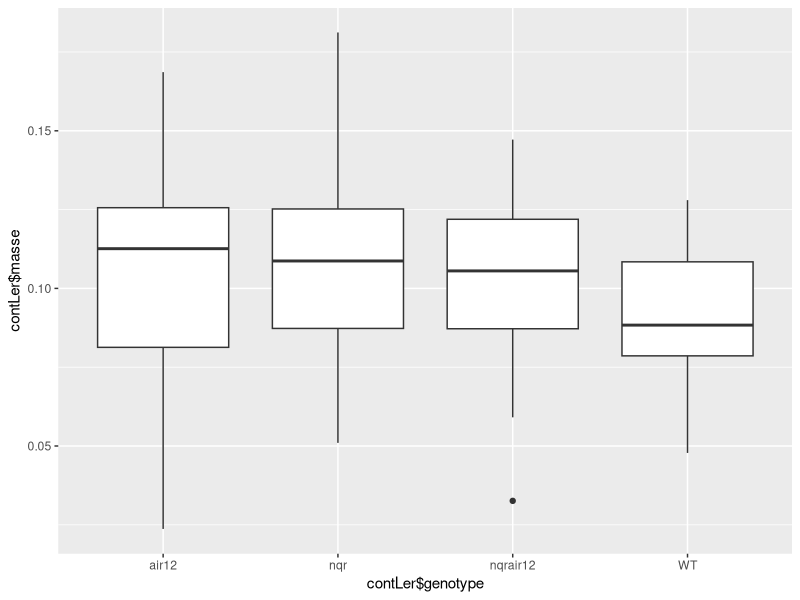
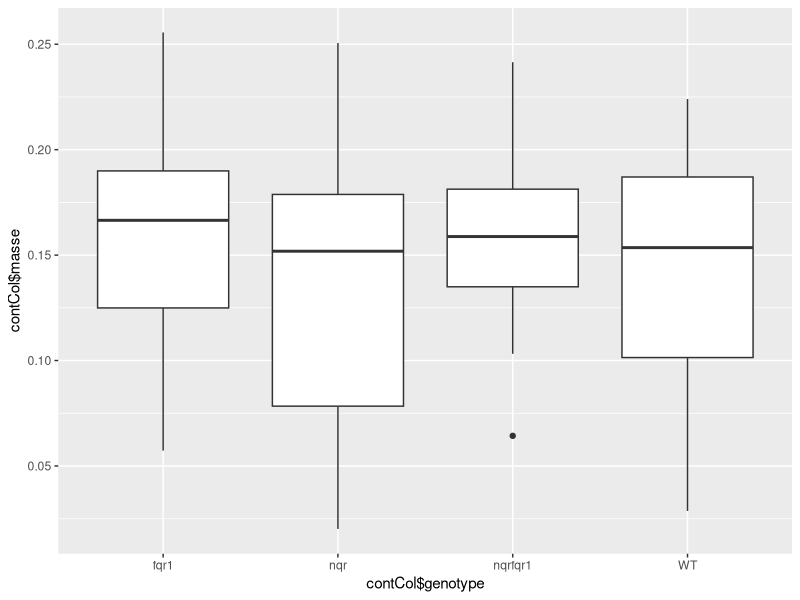
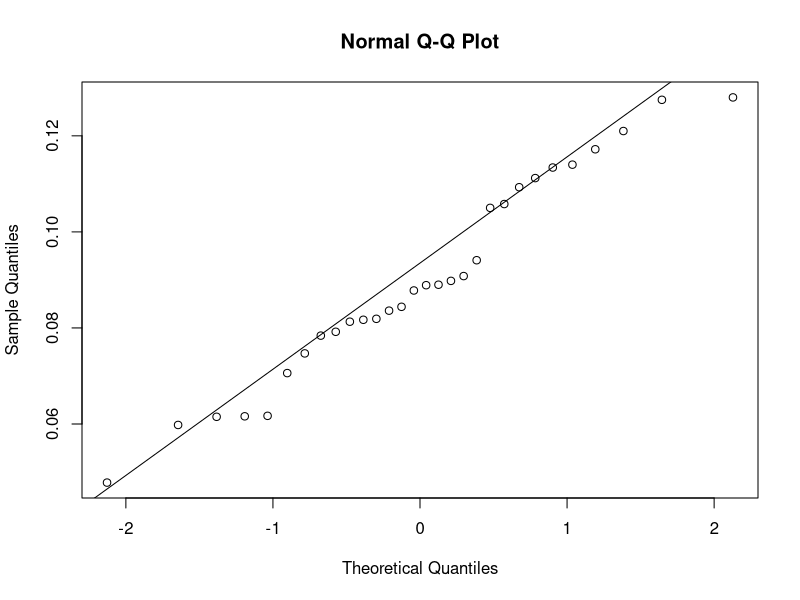
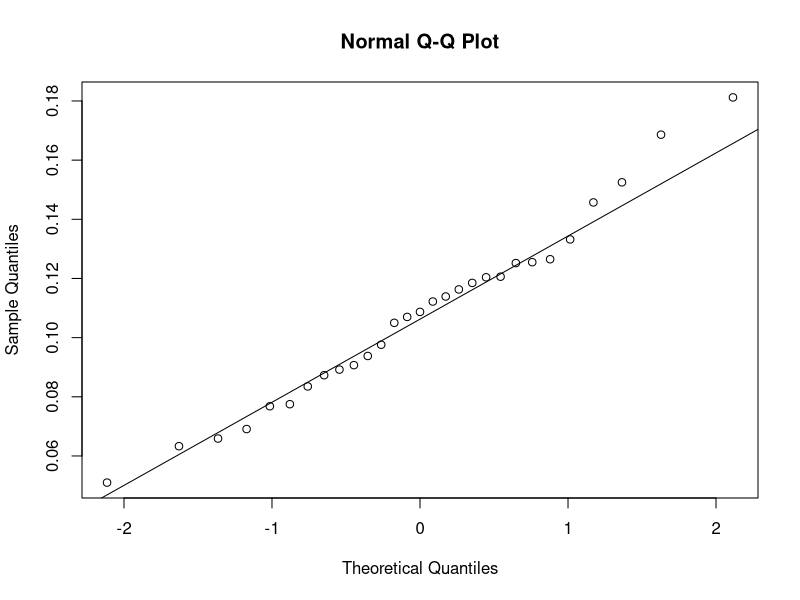
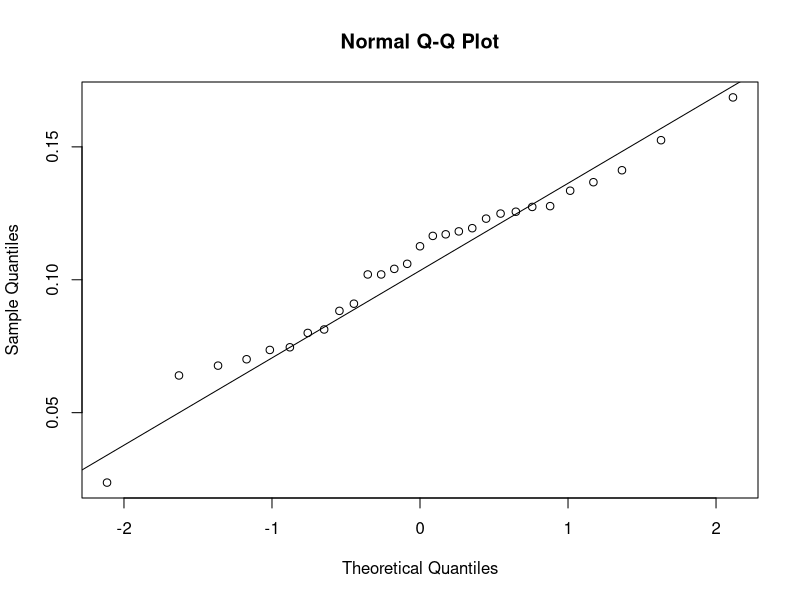
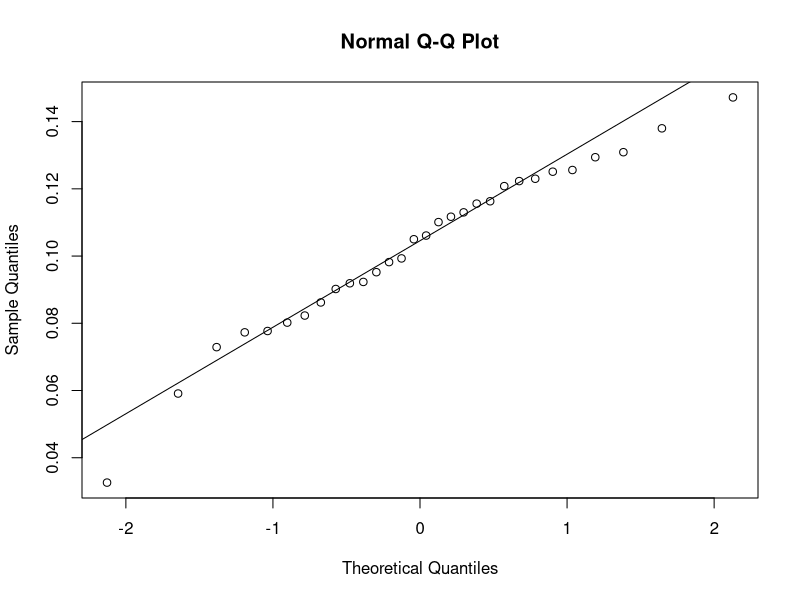
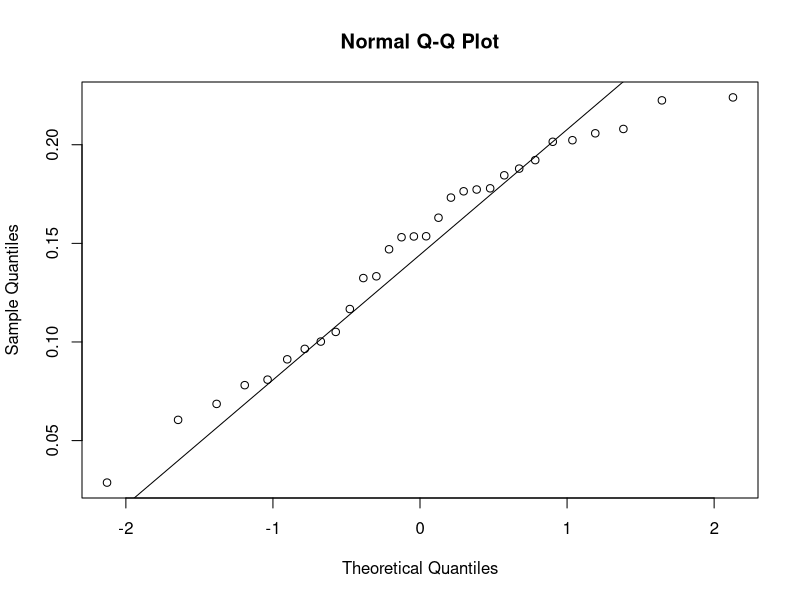
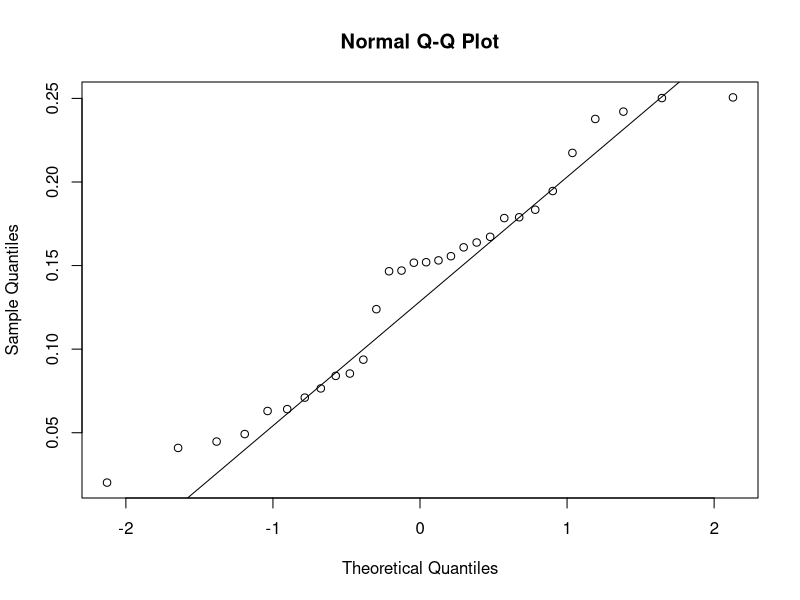

The R script that drew these images, in order: (Note: this script raises an error after producing the figures.)
graphics.off()
remove(list = ls())

library(ggplot2)
library(matrixStats)

contLer <- data.frame(read.csv("Lermasseplantes3semainesCONT.csv", sep = ',', dec = '.', header = TRUE))
contCol <- data.frame(read.csv("masseCol3semainesCONT.csv", sep = ',', dec = '.', header = TRUE))

p <- ggplot(contLer, aes(contLer$genotype, contLer$masse))
p + geom_boxplot()

p <- ggplot(contCol, aes(contCol$genotype, contCol$masse))
p + geom_boxplot()

WTLer <- data.frame(contLer[which(contLer$genotype == "WT"), ])
moy.WT.Ler <- mean((WTLer$masse))
shapiro.test(as.matrix(WTLer$masse))
qqnorm(as.matrix(WTLer$masse))
qqline(as.matrix(WTLer$masse))
se.WT.Ler <- colSds(as.matrix(WTLer$masse))/(sqrt(length(as.matrix(WTLer$masse))))

nqrLer <- data.frame(contLer[which(contLer$genotype == "nqr"), ])
moy.nqr.Ler <- mean((nqrLer$masse))
shapiro.test(as.matrix(nqrLer$masse))
qqnorm(as.matrix(nqrLer$masse))
qqline(as.matrix(nqrLer$masse))
se.nqr.Ler <- colSds(as.matrix(nqrLer$masse))/(sqrt(length(as.matrix(nqrLer$masse))))

air12Ler <- data.frame(contLer[which(contLer$genotype == "air12"), ])
moy.air12.Ler <- mean((air12Ler$masse))
shapiro.test(as.matrix(air12Ler$masse))
qqnorm(as.matrix(air12Ler$masse))
qqline(as.matrix(air12Ler$masse))
se.air12.Ler <- colSds(as.matrix(air12Ler$masse))/(sqrt(length(as.matrix(air12Ler$masse)))) 

nqrair12Ler <- data.frame(contLer[which(contLer$genotype == "nqrair12"), ])
moy.nqrair12.Ler <- mean((nqrair12Ler$masse))
shapiro.test(as.matrix(nqrair12Ler$masse))
qqnorm(as.matrix(nqrair12Ler$masse))
qqline(as.matrix(nqrair12Ler$masse))
se.nqrair12.Ler <- colSds(as.matrix(nqrair12Ler$masse))/(sqrt(length(as.matrix(nqrair12Ler$masse)))) 

WTCol <- data.frame(contCol[which(contCol$genotype == "WT"), ])
moy.WT.Col <- mean((WTCol$masse))
shapiro.test(as.matrix(WTCol$masse))
qqnorm(as.matrix(WTCol$masse))
qqline(as.matrix(WTCol$masse))
se.WT.Col <- colSds(as.matrix(WTCol$masse))/(sqrt(length(as.matrix(WTCol$masse))))

nqrCol <- data.frame(contCol[which(contCol$genotype == "nqr"), ])
moy.nqr.Col <- mean((nqrCol$masse))
shapiro.test(as.matrix(nqrCol$masse))
qqnorm(as.matrix(nqrCol$masse))
qqline(as.matrix(nqrCol$masse))
se.nqr.Col <- colSds(as.matrix(nqrCol$masse))/(sqrt(length(as.matrix(nqrCol$masse))))

moy <- data.frame(c(moy.WT.Ler, moy.nqr.Ler, moy.air12.Ler, moy.nqrair12.Ler, moy.WT.Col, moy.nqr.Col))
genotype <- c("WT\nLer", "nqr\nLer", "air12\nLer", "nqrair12\nLer","WT\nCol", "nqr\nCol")
moy$genotype <- factor(genotype, levels = c("WT\nLer", "nqr\nLer", "air12\nLer", "nqrair12\nLer","WT\nCol", "nqr\nCol"))
colnames(moy) <- c("moyenne", "genotype")

se <- data.frame(c(se.WT.Ler, se.nqr.Ler, se.air12.Ler, se.nqrair12.Ler, se.WT.Col, se.nqr.Col))
se$genotype <- factor(se, levels = c("WT\nLer", "nqr\nLer", "air12\nLer", "nqrair12\nLer","WT\nCol", "nqr\nCol"))
colnames(se) <- c("stand.error", "genotype")

#3 test de l'homogénéité des variances
# Test de Bartlett
# H0 :  variances égales
# H1 :  variances différentes
# si p-value > 0.05, on accepte H0 : homogénéité des variances
# si 0 < p-value < 0.05 rejet de H0, on accepte H1 : pas d'homogénéité
bartlett.test(list(WTLer$masse, nqrLer$masse, air12Ler$masse, nqrair12Ler$masse))
# on accepte H0, homogénéité variances ok

bartlett.test(list(WTCol$masse, nqrCol$masse))
# on accepte H0, homogénéité variances ok

t.test(WTLer$masse, nqrLer$masse, var.equal = TRUE) # non égalité des moyennes
t.test(WTLer$masse, air12Ler$masse, var.equal = TRUE) # non égalité des moyennes
t.test(WTLer$masse, nqrair12Ler$masse, var.equal = TRUE) # non égalité des moyennes
t.test(WTCol$masse, nqrCol$masse, var.equal = TRUE) # égalité des moyennes

cont2 <-  data.frame((read.csv("Lermasseplantes3semainesCONT.csv", sep = ',', dec = '.', header = TRUE)), stringsAsFactors = FALSE)
Anova2 <-  aov(masse ~ genotype, data = cont2)
# néanmoins, différences non significatives
summary(Anova2)

cont3 <-  data.frame((read.csv("masseCol3semainesCONT.csv", sep = ',', dec = '.', header = TRUE)), stringsAsFactors = FALSE)
Anova3 <-  aov(masse ~ genotype, data = cont3)
# néanmoins, différences non significatives
summary(Anova3)

g <- ggplot(data = moy, aes(x=moy$genotype, y= moy$moyenne))
g <- g + geom_bar(stat = "identity", color = "black", width = 0.6, position = position_dodge(0.8))
g <- g + labs(#title = "Germination of seeds at 15°C under continuous light", 
  x = "", 
  y="weight of plants (g)\n")
g <- g + geom_errorbar(aes(ymin =moy$moyenne, ymax = moy$moyenne+se$stand.error), width = 0.05)

save_plot('massePlantesLerColCONT.png', g, base_aspect_ratio = 1.3)
